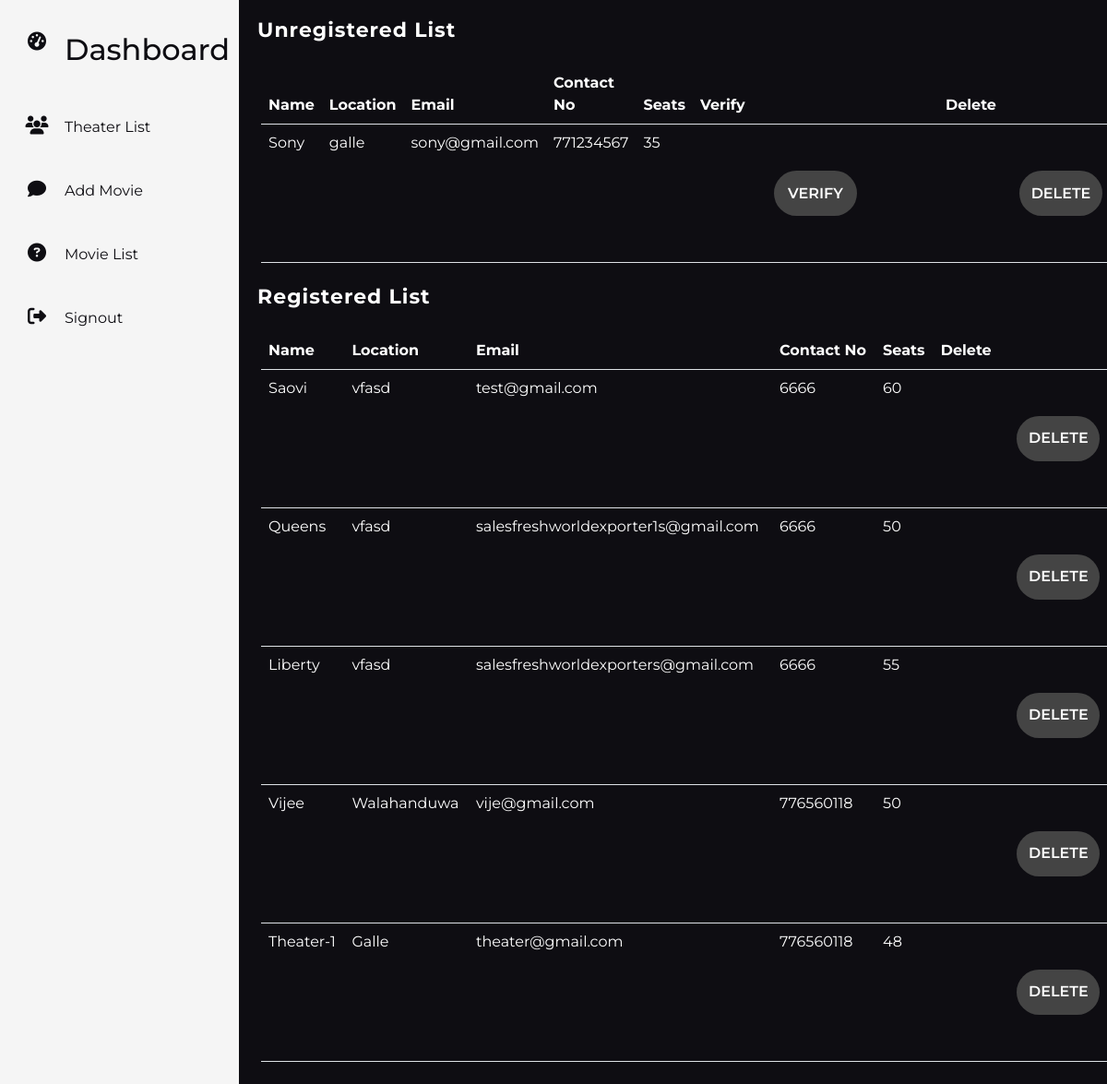
The app's page /views/dashboard/theaterList.php (signed in), older data.
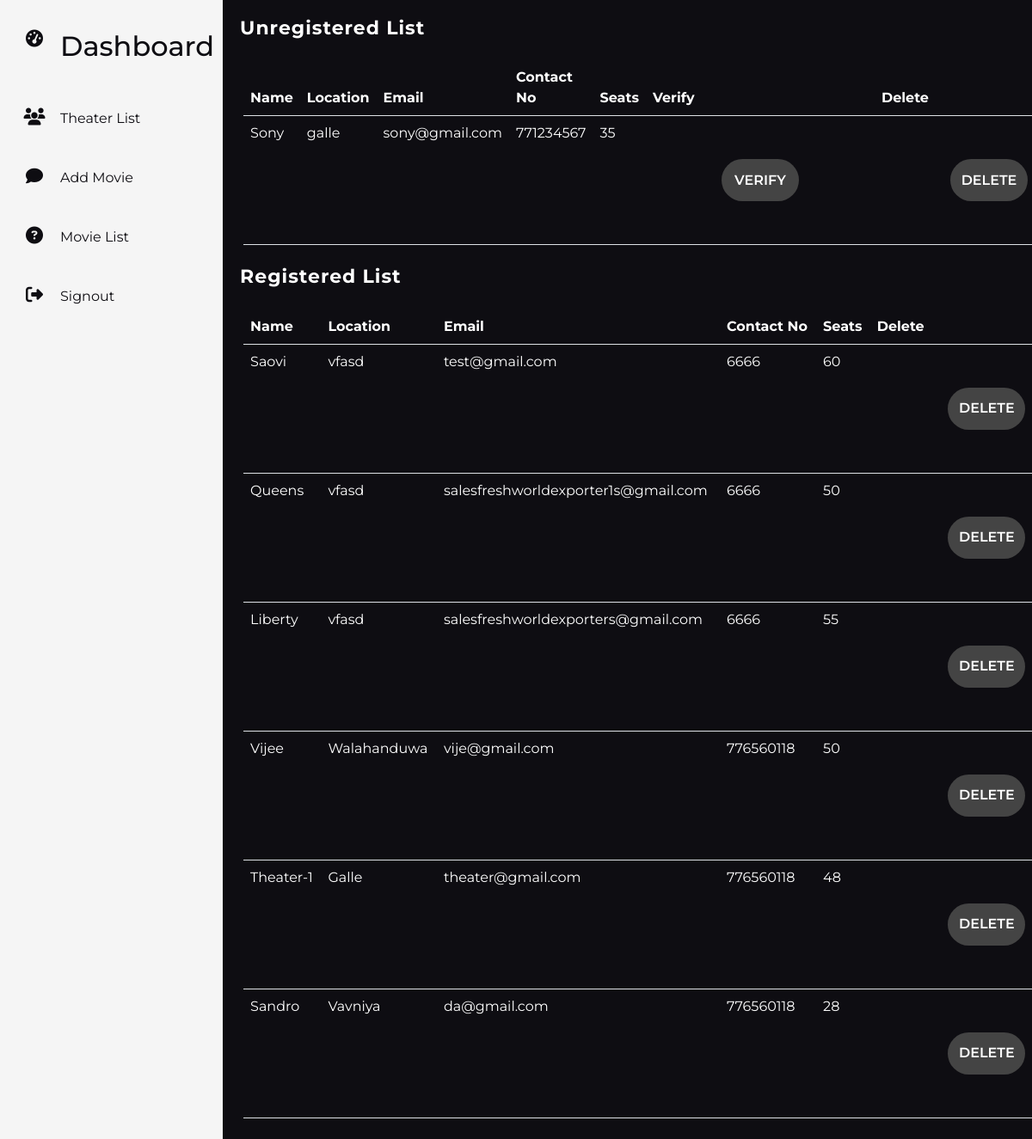
The same page, newer data.
### tables this page shows
CREATE TABLE `theater_owner` (
  `theater_id` int(50) NOT NULL,
  `theater_name` varchar(50) NOT NULL,
  `email` varchar(50) NOT NULL,
  `password` varchar(255) NOT NULL,
  `location` text NOT NULL,
  `contact_no` int(10) NOT NULL,
  `no_balcony_seats` int(5) NOT NULL,
  `no_odc_seats` int(5) NOT NULL,
  `no_of_box` int(5) NOT NULL,
  `open_time` datetime NOT NULL,
  `type` int(2) NOT NULL DEFAULT 2,
  `isReg` tinyint(4) NOT NULL DEFAULT 0
);

### controllers/theaterRegController.php (called while the page is built, shortened)
<?php
require_once('connection.php');
$sql = "SELECT * FROM theater_owner";
$theater = mysqli_query($connection,$sql);
if($theater) {
    $theaterList = mysqli_fetch_all($theater,MYSQLI_ASSOC);
}
else {
    echo "Database Query Failed";
}
?>

### views/dashboard/theaterList.php (the view, shortened to what this page needs)
<?php
    require_once('../../controllers/theaterRegController.php');
    ?>
<!DOCTYPE html>
<html lang="en">
<head>
    <link rel="stylesheet" href="https://cdnjs.cloudflare.com/ajax/libs/font-awesome/4.7.0/css/font-awesome.min.css">
    <link href="https://cdn.jsdelivr.net/npm/bootstrap@5.2.0-beta1/dist/css/bootstrap.min.css" rel="stylesheet"
>
    <link rel="stylesheet" href="../css/style.css">
    <link rel="stylesheet" type="text/css" href="../../css/dashboard.css" />
</head>
<body>
    <div class="dashcontainer">
        <?php include '../inc/sidebar.php' ?>
        <div class="main">
            <h1>Unregistered List </h1>
            <div class="include m-4">
                <table class="table text-white ">
                    <thead>
                        <tr>
                            <th scope="col">Name</th>
                            <th scope="col">Location</th>
                            <th scope="col">Email</th>
                            <th scope="col">Contact No</th>
                            <th scope="col">Seats</th>
                            <th scope="col">Verify</th>
                            <th scope="col">Delete</th>
                        </tr>
                    </thead>
                    <tbody>
                        <?php foreach($theaterList as $key=>$value):  ?>
                        <?php if($value['isReg'] == 0):  ?>
                        <tr>
                            <td> <?php echo $value['theater_name']; ?>
                            </td>
                            <td> <?php echo $value['location']; ?>
                            </td>
                            <td> <?php echo $value['email']; ?>
                            </td>
                            <td> <?php echo $value['contact_no']; ?>
                            </td>
                            <td>
                                <?php echo $value['no_balcony_seats']+ $value['no_of_box'] + $value['no_odc_seats']; ?>
                            </td>
                            <td>
                                <form action="" method="post" class="">
                                    <input type="submit" name="ThtVery" class="btn btn-primary text-uppercase "
                                        style="width: 90px;" value="Verify">
                                </form>
                            </td>
                            <td>
                                <form action="" method="post" class="">
                                    <input type="submit" name="delTht" class="btn btn-danger text-uppercase "
                                        style="width: 90px;" value="Delete">
                                </form>
                            </td>
                        </tr>
                        <?php endif; ?>
                        <?php endforeach; ?>
                    </tbody>
                </table>
            </div>
            <h1>Registered List </h1>
            <div class="include m-4">
                <table class="table text-white ">
                    <thead>
                        <tr>
                            <th scope="col">Name</th>
                            <th scope="col">Location</th>
                            <th scope="col">Email</th>
                            <th scope="col">Contact No</th>
                            <th scope="col">Seats</th>
                            <th scope="col">Delete</th>
                        </tr>
                    </thead>
                    <tbody>
                        <?php foreach($theaterList as $key=>$value):  ?>
                        <?php if($value['isReg'] == 1):  ?>
                        <tr>
                            <td> <?php echo $value['theater_name']; ?>
                            </td>
                            <td> <?php echo $value['location']; ?>
                            </td>
                            <td> <?php echo $value['email']; ?>
                            </td>
                            <td> <?php echo $value['contact_no']; ?>
                            </td>
                            <td>
                                <?php echo $value['no_balcony_seats']+ $value['no_of_box'] + $value['no_odc_seats']; ?>
                            </td>
                            <td>
                                <form action="" method="post" class="">
                                    <input type="submit" name="delTht" class="btn btn-danger text-uppercase "
                                        style="width: 90px;" value="Delete">
                                </form>
                            </td>
                        </tr>
                        <?php endif; ?>
                        <?php endforeach; ?>
                    </tbody>
                </table>
            </div>
        </div>
    </div>
</body>
</html>

Row changes from the older to the newer data that the page shows:
added theater_owner: theater_name "Sandro", location "Vavniya", email "da@gmail.com", contact_no "776560118", $value['no_balcony_seats']+ $value['no_of_box'] + $value['no_odc_seats'] "28", shown under "Registered List"
